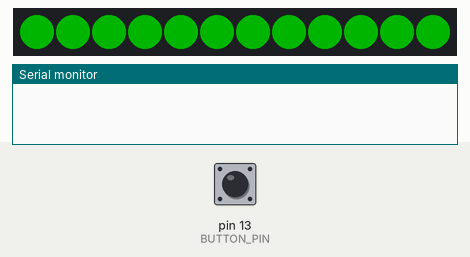
This sketch was run on a simulated Arduino Uno, built with avr-gcc and run on an emulated ATmega328P. On the bench: 12 RGB LEDs in strip order, left to right, the last lines printed to the serial monitor. The test bench sets the inputs (shaded band); at power-on: pin 13 (BUTTON_PIN) HIGH. Dim RGB values are drawn brighter than linear; colours are those a GRB WS2812 strip shows for the declared byte order; random numbers use the default seed unless the sketch sets one.

Above: at 1.2 s.
1.3 s: pin 13 (BUTTON_PIN) pulled LOW for 0.15 s
3.0 s: pin 13 (BUTTON_PIN) pulled LOW for 1 s
At 4.8 s:
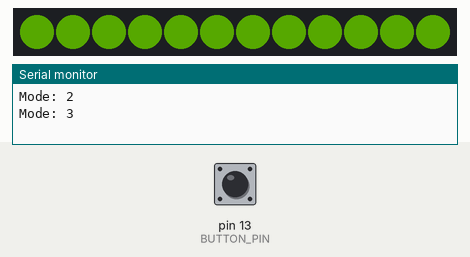
5.5 s: pin 13 (BUTTON_PIN) pulled LOW for 0.15 s
7.2 s: pin 13 (BUTTON_PIN) pulled LOW for 1 s
At 8.9 s:
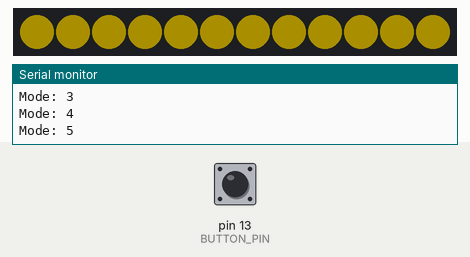
9.7 s: pin 13 (BUTTON_PIN) pulled LOW for 3.2 s
At 14.1 s:
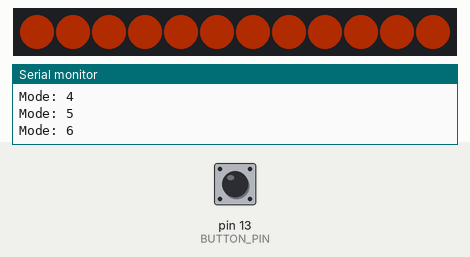
14.4 s: pin 13 (BUTTON_PIN) pulsed LOW 5 times (0.12 s each, 0.3 s apart)
At 17.1 s:
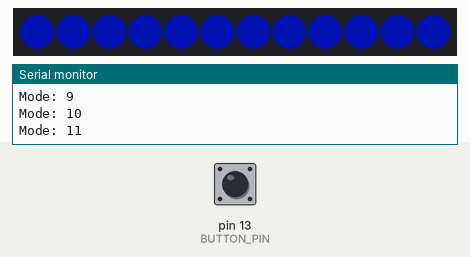
Timing chart, 0 to 18.4 s (numbered marks = the images above; inputs shaded):
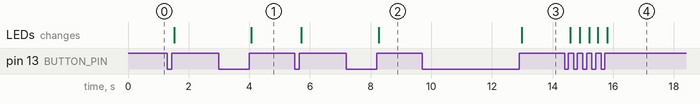

The sketch:

LEDDriver.ino
```cpp
#include <FastLED.h>

#define LED_PIN     15
#define NUM_LEDS    12
#define BRIGHTNESS  64
#define LED_TYPE    WS2812B
#define COLOR_ORDER RGB

#define BUTTON_PIN  13
#define DEBOUNCE_MS 50

CRGB leds[NUM_LEDS];

// Button state tracking
bool lastReading = HIGH;
bool buttonPressed = false;

unsigned long lastDebounceTime = 0;
unsigned long pressStartTime = 0;
unsigned long buttonCount = 0;

// Animation state
uint8_t hue = 0;
uint8_t wipeIndex = 0;
uint8_t breathePhase = 0;

void setup() {
    FastLED.addLeds<LED_TYPE, LED_PIN, COLOR_ORDER>(leds, NUM_LEDS)
           .setCorrection(TypicalLEDStrip);
    FastLED.setBrightness(BRIGHTNESS);

    pinMode(BUTTON_PIN, INPUT_PULLUP);
    Serial.begin(9600);
}

void loop() {
    checkButtonState();

    uint8_t mode = (buttonCount % 20) + 1;

    runLedMode(mode);

    FastLED.show();
    delay(20);
}

void checkButtonState() {
    bool reading = digitalRead(BUTTON_PIN);

    if (reading != lastReading) {
        lastDebounceTime = millis();
    }

    if ((millis() - lastDebounceTime) > DEBOUNCE_MS) {

        // Button pressed
        if (!buttonPressed && reading == LOW) {
            buttonPressed = true;
            pressStartTime = millis();
        }

        // Button released
        if (buttonPressed && reading == HIGH) {
            unsigned long pressDuration = millis() - pressStartTime;

            if (pressDuration >= DEBOUNCE_MS) {
                buttonCount++;
                Serial.print("Mode: ");
                Serial.println((buttonCount % 20) + 1);
            }

            buttonPressed = false;
        }
    }

    lastReading = reading;
}

void runLedMode(uint8_t mode) {

    // Modes 1–16: solid HSV colors
    if (mode >= 1 && mode <= 16) {
        uint8_t colorHue = map(mode - 1, 0, 15, 0, 255);
        fill_solid(leds, NUM_LEDS, CHSV(colorHue, 255, 255));
        return;
    }

    switch (mode) {

        // 17: Rainbow
        case 17:
            fill_rainbow(leds, NUM_LEDS, hue++, 5);
            break;

        // 18: Color wipe
        case 18:
            fadeToBlackBy(leds, NUM_LEDS, 40);
            leds[wipeIndex] = CHSV(hue, 255, 255);
            wipeIndex = (wipeIndex + 1) % NUM_LEDS;
            hue += 2;
            break;

        // 19: Breathing white
        case 19: {
            uint8_t brightness = sin8(breathePhase);
            fill_solid(leds, NUM_LEDS, CRGB(brightness, brightness, brightness));
            breathePhase += 2;
            break;
        }

        // 20: Confetti
        case 20:
            fadeToBlackBy(leds, NUM_LEDS, 20);
            leds[random8(NUM_LEDS)] += CHSV(random8(), 200, 255);
            break;
    }
}
```

Measured:
- after the input at 3.0 s, the LEDs: change after 1.1 s (image 1)
- after the input at 7.2 s, the LEDs: change after 1.1 s (image 2)
- after the input at 9.7 s, the LEDs: change after 3.3 s (image 3)
- after the input at 14.4 s, the LEDs: first change after 0.19 s (image 4 shows a later state)
